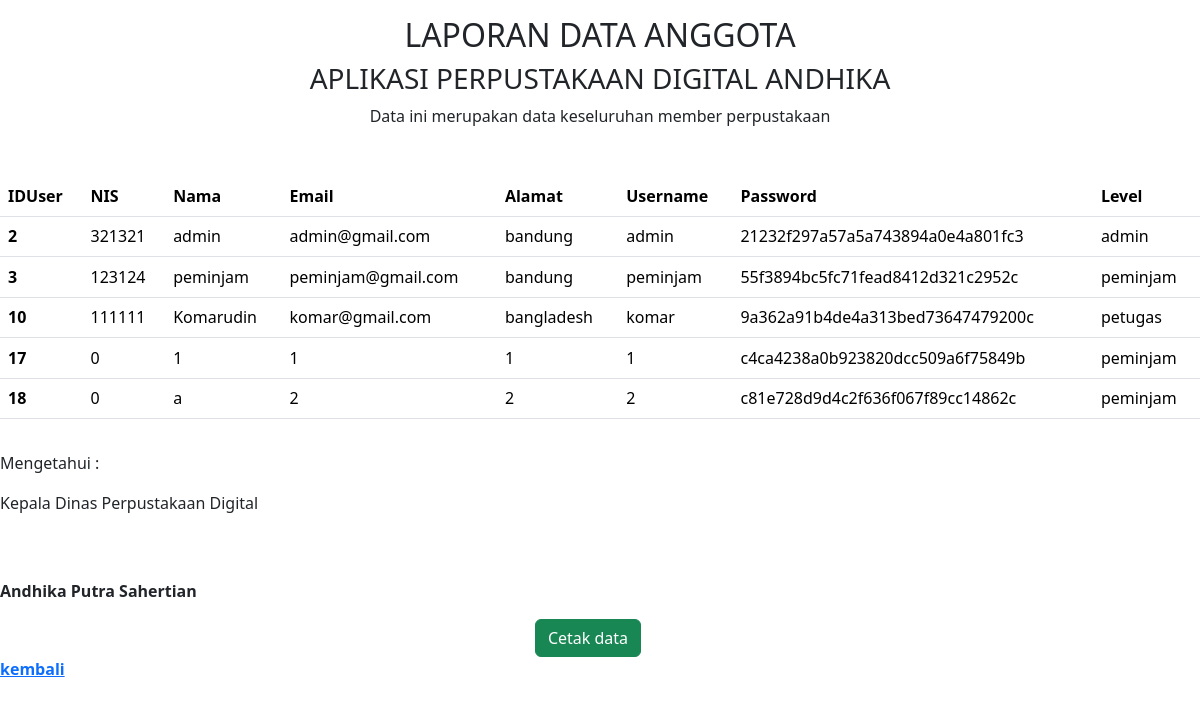
/admin/laporan_da.php, run on the app's committed database.
### tables this page shows
CREATE TABLE `user` (
  `IDuser` int(11) NOT NULL,
  `username` varchar(255) NOT NULL,
  `password` varchar(255) NOT NULL,
  `email` varchar(255) NOT NULL,
  `nis` int(11) NOT NULL,
  `namalengkap` varchar(255) NOT NULL,
  `alamat` text NOT NULL,
  `level` enum('admin','petugas','peminjam') NOT NULL
);

### admin/laporan_da.php (the view, shortened to what this page needs)
<!doctype html>
<html lang="en">
  <head>
    <link href="https://cdn.jsdelivr.net/npm/bootstrap@5.3.2/dist/css/bootstrap.min.css" rel="stylesheet">
  </head>
  <body>
  <div class="container">
            <div class="col text-center mt-3">
                <h2>LAPORAN DATA ANGGOTA</h2>
                <h3>APLIKASI PERPUSTAKAAN DIGITAL ANDHIKA</h3>
                <span>Data ini merupakan data keseluruhan member perpustakaan</span>
            </div>
        </div>
        <div class="row" style="margin-top: 2rem;">
    <div class="col mb-3">
            <table class="table">
            <tr>
            <th scope="col">IDUser</th>
            <th scope="col">NIS</th>
            <th scope="col">Nama</th>
            <th scope="col">Email</th>
            <th scope="col">Alamat</th>
            <th scope="col">Username</th>
            <th scope="col">Password</th>
            <th scope="col">Level</th>
            </tr>
        <?php
          include '../koneksi.php';
          $data = mysqli_query($koneksi, "SELECT * FROM user");
          while($d=mysqli_fetch_array($data)){
        ?>
        <tr>
        <tbody>
            <tr>
            <th scope="row"><?php echo $d['IDuser'];?></th>
            <p><td><?php echo $d['nis'];?></td>
            <p><td><?php echo $d['namalengkap'];?></td>
            <p><td><?php echo $d['email'];?></td>
            <p><td><?php echo $d['alamat'];?></td>
            <p><td><?php echo $d['username'];?></td>
            <p><td><?php echo $d['password'];?></td>
            <p><td><?php echo $d['level'];?></td>
           </tr>
  </tbody>
  <?php
    }
  ?>
</table>
</div>
            <div class="row">
                <div class="col">
                    <p style="line-geight: 1rem;">Mengetahui :</p>
                    <p>Kepala Dinas Perpustakaan Digital</p>
                    <p style="margin-top: 4rem;"><b>Andhika Putra Sahertian</p></tr>
                </div>
                <center><button onclick="cetak()" class="btn btn-success"><i class="bi bi-printer"></i>Cetak data</button>
            </div>
            <a href="laporan_peminjam.php">kembali</a>
        </div>
  </body>
</html>

### data on the page
user: IDuser "2", nis "321321", namalengkap "admin", email "admin@gmail.com", alamat "bandung", username "admin", password "21232f297a57a5a743894a0e4a801fc3", level "admin"
user: IDuser "3", nis "123124", namalengkap "peminjam", email "peminjam@gmail.com", alamat "bandung", username "peminjam", password "55f3894bc5fc71fead8412d321c2952c", level "peminjam"
user: IDuser "10", nis "111111", namalengkap "Komarudin", email "komar@gmail.com", alamat "bangladesh", username "komar", password "9a362a91b4de4a313bed73647479200c", level "petugas"
user: IDuser "17", nis "0", namalengkap "1", email "1", alamat "1", username "1", password "c4ca4238a0b923820dcc509a6f75849b", level "peminjam"
user: IDuser "18", nis "0", namalengkap "a", email "2", alamat "2", username "2", password "c81e728d9d4c2f636f067f89cc14862c", level "peminjam"
